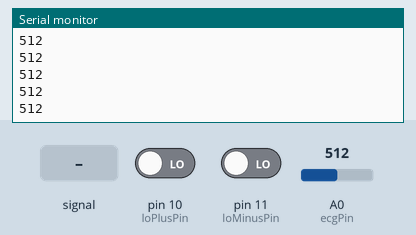
Bench run of a sketch on a simulated Arduino Uno, built with avr-gcc and run on an emulated ATmega328P. Parts: the last lines printed to the serial monitor. Inputs (shaded band) come from the test bench; at power-on: A0 (ecgPin) = 512, pin 10 (loPlusPin) LOW, pin 11 (loMinusPin) LOW.

Above: at 1.2 s.
1.3 s: A0 (ecgPin) fed a 200 Hz sine of ±81 counts around its level
At 2.3 s:
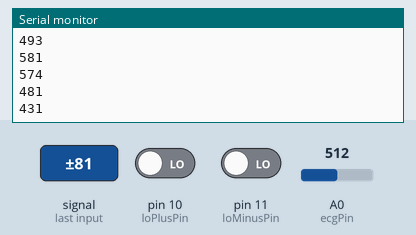
2.8 s: A0 (ecgPin) set to 716
At 3.8 s:
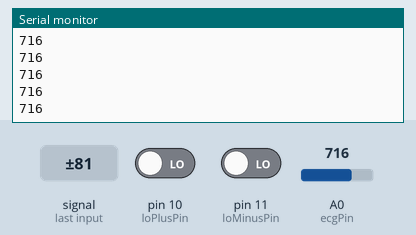
4.3 s: pin 10 (loPlusPin) driven HIGH
Timing chart, 0 to 7.3 s (numbered marks = the images above; inputs shaded):
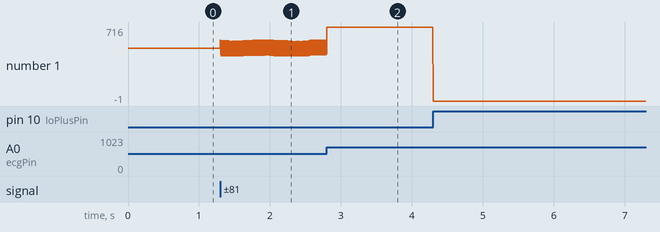

Measured:
- after the input at 1.3 s, the serial monitor: prints a new line at once (image 1)
- plotted number 1: 512 → 452 after the input at 1.3 s

The sketch:

arduino1.ino
```cpp
/*
  ECG Real-Time Data Acquisition via USB
  Project: Sleep Apnea Screening Tool
  Sampling Frequency: 250 Hz (4 ms interval)
  Baud Rate: 115200
*/

// تعريف منافذ الأردوينو
const int ecgPin = A0;        // منفذ قراءة إشارة الـ ECG التناظرية
const int loPlusPin = 10;     // (اختياري) منفذ LO+ لحساس AD8232 لكشف انفصال الأقطاب
const int loMinusPin = 11;    // (اختياري) منفذ LO- لحساس AD8232

// إعدادات تردد العينات (Sampling Frequency)
const unsigned long sampleIntervalMicros = 4000; // 4000 us = 4 ms -> fs = 250 Hz
unsigned long previousMicros = 0;

void setup() {
  // تهيئة الاتصال التسلسلي بسرعة عالية عبر USB
  Serial.begin(115200);

  // تهيئة منافذ كشف الأقطاب كمدخلات (إذا لم تكن تستخدمها، يمكنك تعليق هذين السطرين)
  pinMode(loPlusPin, INPUT);
  pinMode(loMinusPin, INPUT);

  // الانتظار حتى يستقر الاتصال
  while (!Serial) {
    ; // انتظر اتصال الـ USB
  }
}

void loop() {
  unsigned long currentMicros = micros();

  // التحقق مما إذا مر الوقت المحدّد لأخذ عينة جديدة (250Hz)
  if (currentMicros - previousMicros >= sampleIntervalMicros) {
    previousMicros = currentMicros; // تحديث العداد الزمني

    /*
       فحص اتصال الأقطاب بجسم المريض (Leads-Off Detection):
       إذا كان أحد المنافذ يعطي قيمة HIGH فهذا يعني أن الأقطاب غير متصلة بشكل صحيح.
    */
    if ((digitalRead(loPlusPin) == 1) || (digitalRead(loMinusPin) == 1)) {
      // إرسال رمز خاص لبايثون ليتعرف على أن الحساس مفصول (مثلاً القيمة -1 أو 0)
      Serial.println(-1);
    }
    else {
      // قراءة القيمة التناظرية (من 0 إلى 1023) وإرسالها لبايثون في سطر جديد
      int ecgValue = analogRead(ecgPin);
      Serial.println(ecgValue);
    }
  }
}
```
